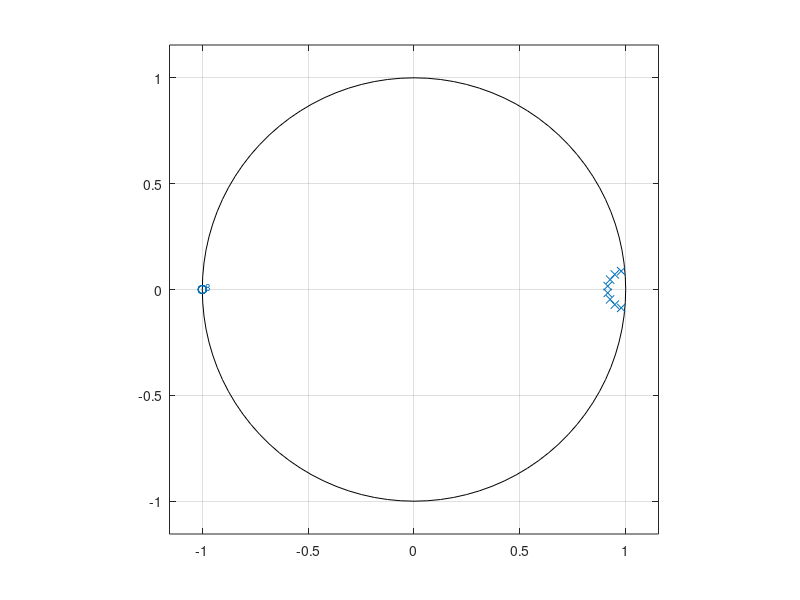

Here is the MATLAB script that generated this plot: (Note: this script raises an error after producing the figure.)
% Problem 1:
fs = 720;
Wp = 10/(fs/2);
Ws = 20/(fs/2);

% Order and cutoff freq 
[n,Wn] = buttord(Wp,Ws,2,40);
% n,Wn*(fs/2)

% Transfer function 
[b,a] = butter(n,Wn,"low");

% Pole-Zero plot
[z,p,k] = butter(n,Wn,"low");
zplane(z,p)

% Bode plot 
H = tf(b,a,1/fs);
f = linspace(0,50,100);
[mag,phase] = bode(H,2*pi*f);
plot(f,db(squeeze(mag)))
xlabel("Frequency[Hz]")
ylabel("Maginitude[dB]")
title("Bode plot")

% Impulse response
impz(b,a,300,300)

% Step response
stepz(b,a,300,300)

% Problem 2:
s = load("ECG_Data.txt");
t1 = 0:1/length(s):1-1/length(s);
fs1 = 1000;

% Spectrogram
spectrogram(s,hann(300),290,800,fs1,'yaxis');view(-45,65);colormap jet
title('Spectrogram (Hanning)');

% Pitch Extraction
[~,f,t,ps] = spectrogram(s,hann(2000),1999,4000,fs1,'xaxis');colormap jet
imagesc(t, f, 10*log10(ps));
axis xy;
ylim([0 50]); % zoom to the fundamental frequency range
xlabel('Time in s');
ylabel('Frequency in Hz');
title('Pitch Extraction');
% Butterworth filter(0-30 Hz;10,-30 dB)
fs_4 = 200;
Wp = 0.5/(fs_4/2);
Ws = 30/(fs_4/2);

% Order and cutoff freq 
[n,Wn] = buttord(Wp,Ws,10,-30);
% n,Wn*(fs/2)

% Transfer function 
[b4,a4] = butter(abs(n),Wn,"low");
w = 0:0.01:pi;
[h,ph] = freqz(b4,a4,w);
m = 20*log10(abs(h));
plot((ph/pi)*100,m)
title('Butterworth response')
ylabel('Magnitude [dB]');
xlabel('Frequency [Hz]');

% Filtering 
s_filter = filtfilt(b4,a4,s);
plot(t1,s)
hold on
plot(t1,s_filter)

hold off
title('Butterworth Filtering')
ylabel('Magnitude [dB]');
xlabel('Frequency [Hz]');
legend("Original","Filtered")


% Problem 3:
% Spectrogram
[s1,f2] = audioread("instru1.wav");
spectrogram(s1,hann(256),250,512,f2,'yaxis');view(-45,65);colormap jet
title('Spectrogram (Hanning)');

% Pitch Extraction
[~,f,t,ps] = spectrogram(s1,hann(1000),900,2000,f2,'xaxis');
imagesc(t, f, 10*log10(ps));
axis xy;
ylim([100 1000]); % zoom to the fundamental frequency range
xlabel('Time in s');
ylabel('Frequency in Hz');
title('Pitch Extraction');

% Butterworth bandpass(450-600 Hz;-60,30 dB)
fs = 1500;
Wp = [450/(fs/2),600/(fs/2)];
Ws = [400/(fs/2),650/(fs/2)];

% Order and cutoff freq 
[n,Wn] = buttord(Wp,Ws,-60,30);
% n,Wn*(fs/2)

% Transfer function 
[b2,a2] = butter(abs(n),Wn,"bandpass");
w = 0:0.01:pi;
[h,freq] = freqz(b2,a2,w);
m = 20*log10(abs(h));
plot((freq/pi)*750,m)
title('Butterworth response')
ylabel('Magnitude [dB]');
xlabel('Frequency [Hz]');

% Filtering 
s1_filter = filtfilt(b2,a2,s1);
t = 0:1/length(s1):1-1/length(s1);

% Spectrogram(filtered)
spectrogram(s1_filter,hann(256),250,512,fs,'yaxis');view(-45,65);colormap jet
title('Spectrogram (Filtered)');


% Pitch Extraction(filtered) 
[~,f,t,ps] = spectrogram(s1_filter,hann(4000),3999,8000,fs,'xaxis');
imagesc(t, f, 10*log10(ps));
axis xy;
ylim([440 600]); % zoom to the fundamental frequency range
xlabel('Time in s');
ylabel('Frequency in Hz');
title('Pitch Extraction(Filtered)');


% Problem 4:
fs3 = 720;
Wp3 = 10/(fs3/2);
Ws3 = 20/(fs3/2);

% Order and cutoff freq 
[n4,Wn4] = cheb1ord(Wp3,Ws3,-2,40);
% n,Wn*(fs/2)

% Transfer function 
[b3,a3] = cheby1(n4,2,Wn4,"low");

% Pole-Zero plot
[z,p,k] = cheby1(n4,2,Wn4,"low");
zplane(z,p)

% Bode plot 
H3 = tf(b3,a3,1/fs3);
f3 = linspace(0,50,100);
[mag3,phase3] = bode(H3,2*pi*f3);
plot(f3,db(squeeze(mag3)))
xlabel("Frequency[Hz]")
ylabel("Maginitude[dB]")
title("Bode plot")
hold on 
H = tf(b,a,1/fs);
f = linspace(0,50,100);
[mag,phase] = bode(H,2*pi*f);
plot(f,db(squeeze(mag)))
legend('Chebyshev','Butterworth')
hold off

% Impulse response
impz(b3,a3,300,300)
hold on 
impz(b,a,300,300)
hold off
legend('Chebyshev','Butterworth')

% Step response
stepz(b3,a3,300,300)
hold on 
stepz(b,a,300,300)
hold off
legend('Chebyshev','Butterworth')